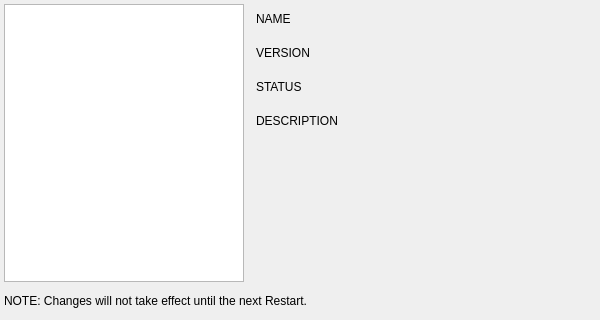
<?xml version="1.0" encoding="UTF-8"?>
<ui version="4.0">
 <class>dialog_plugin_manager</class>
 <widget class="QDialog" name="dialog_plugin_manager">
  <property name="geometry">
   <rect>
    <x>0</x>
    <y>0</y>
    <width>600</width>
    <height>320</height>
   </rect>
  </property>
  <property name="minimumSize">
   <size>
    <width>600</width>
    <height>320</height>
   </size>
  </property>
  <property name="windowTitle">
   <string>PLUGIN MANAGER</string>
  </property>
  <layout class="QVBoxLayout" name="verticalLayout">
   <property name="spacing">
    <number>4</number>
   </property>
   <property name="leftMargin">
    <number>4</number>
   </property>
   <property name="topMargin">
    <number>4</number>
   </property>
   <property name="rightMargin">
    <number>4</number>
   </property>
   <property name="bottomMargin">
    <number>4</number>
   </property>
   <item>
    <layout class="QHBoxLayout" name="horizontalLayout">
     <item>
      <widget class="QListWidget" name="listWidget_plugins">
       <property name="sizePolicy">
        <sizepolicy hsizetype="Preferred" vsizetype="Expanding">
         <horstretch>0</horstretch>
         <verstretch>0</verstretch>
        </sizepolicy>
       </property>
       <property name="minimumSize">
        <size>
         <width>240</width>
         <height>0</height>
        </size>
       </property>
       <property name="maximumSize">
        <size>
         <width>240</width>
         <height>16777215</height>
        </size>
       </property>
       <property name="focusPolicy">
        <enum>Qt::ClickFocus</enum>
       </property>
       <property name="selectionMode">
        <enum>QAbstractItemView::NoSelection</enum>
       </property>
      </widget>
     </item>
     <item>
      <layout class="QVBoxLayout" name="verticalLayout_2">
       <item>
        <layout class="QHBoxLayout" name="horizontalLayout_2">
         <property name="topMargin">
          <number>0</number>
         </property>
         <item>
          <widget class="QLabel" name="label">
           <property name="minimumSize">
            <size>
             <width>150</width>
             <height>0</height>
            </size>
           </property>
           <property name="maximumSize">
            <size>
             <width>150</width>
             <height>16777215</height>
            </size>
           </property>
           <property name="text">
            <string>NAME</string>
           </property>
           <property name="indent">
            <number>8</number>
           </property>
          </widget>
         </item>
         <item>
          <widget class="QLabel" name="lbl_name">
           <property name="minimumSize">
            <size>
             <width>0</width>
             <height>30</height>
            </size>
           </property>
           <property name="maximumSize">
            <size>
             <width>16777215</width>
             <height>30</height>
            </size>
           </property>
           <property name="text">
            <string/>
           </property>
          </widget>
         </item>
        </layout>
       </item>
       <item>
        <layout class="QHBoxLayout" name="horizontalLayout_3">
         <property name="topMargin">
          <number>0</number>
         </property>
         <item>
          <widget class="QLabel" name="label_2">
           <property name="minimumSize">
            <size>
             <width>150</width>
             <height>0</height>
            </size>
           </property>
           <property name="maximumSize">
            <size>
             <width>150</width>
             <height>16777215</height>
            </size>
           </property>
           <property name="text">
            <string>VERSION</string>
           </property>
           <property name="indent">
            <number>8</number>
           </property>
          </widget>
         </item>
         <item>
          <widget class="QLabel" name="lbl_version">
           <property name="minimumSize">
            <size>
             <width>0</width>
             <height>30</height>
            </size>
           </property>
           <property name="maximumSize">
            <size>
             <width>16777215</width>
             <height>30</height>
            </size>
           </property>
           <property name="text">
            <string/>
           </property>
          </widget>
         </item>
        </layout>
       </item>
       <item>
        <layout class="QHBoxLayout" name="horizontalLayout_4">
         <property name="topMargin">
          <number>0</number>
         </property>
         <item>
          <widget class="QLabel" name="label_3">
           <property name="minimumSize">
            <size>
             <width>150</width>
             <height>0</height>
            </size>
           </property>
           <property name="maximumSize">
            <size>
             <width>150</width>
             <height>16777215</height>
            </size>
           </property>
           <property name="text">
            <string>STATUS</string>
           </property>
           <property name="indent">
            <number>8</number>
           </property>
          </widget>
         </item>
         <item>
          <widget class="QLabel" name="lbl_status">
           <property name="minimumSize">
            <size>
             <width>0</width>
             <height>30</height>
            </size>
           </property>
           <property name="maximumSize">
            <size>
             <width>16777215</width>
             <height>30</height>
            </size>
           </property>
           <property name="text">
            <string/>
           </property>
          </widget>
         </item>
        </layout>
       </item>
       <item>
        <layout class="QHBoxLayout" name="horizontalLayout_5">
         <property name="topMargin">
          <number>0</number>
         </property>
         <item>
          <widget class="QLabel" name="label_4">
           <property name="minimumSize">
            <size>
             <width>150</width>
             <height>0</height>
            </size>
           </property>
           <property name="maximumSize">
            <size>
             <width>150</width>
             <height>16777215</height>
            </size>
           </property>
           <property name="text">
            <string>DESCRIPTION</string>
           </property>
           <property name="alignment">
            <set>Qt::AlignLeading|Qt::AlignLeft|Qt::AlignTop</set>
           </property>
           <property name="indent">
            <number>8</number>
           </property>
          </widget>
         </item>
         <item>
          <widget class="QLabel" name="lbl_description">
           <property name="minimumSize">
            <size>
             <width>0</width>
             <height>30</height>
            </size>
           </property>
           <property name="text">
            <string/>
           </property>
          </widget>
         </item>
        </layout>
       </item>
       <item>
        <spacer name="verticalSpacer">
         <property name="orientation">
          <enum>Qt::Vertical</enum>
         </property>
         <property name="sizeHint" stdset="0">
          <size>
           <width>20</width>
           <height>40</height>
          </size>
         </property>
        </spacer>
       </item>
      </layout>
     </item>
    </layout>
   </item>
   <item>
    <widget class="QLabel" name="lbl_restart">
     <property name="minimumSize">
      <size>
       <width>0</width>
       <height>30</height>
      </size>
     </property>
     <property name="maximumSize">
      <size>
       <width>16777215</width>
       <height>30</height>
      </size>
     </property>
     <property name="text">
      <string>NOTE: Changes will not take effect until the next Restart. </string>
     </property>
    </widget>
   </item>
  </layout>
 </widget>
 <resources/>
 <connections/>
</ui>
